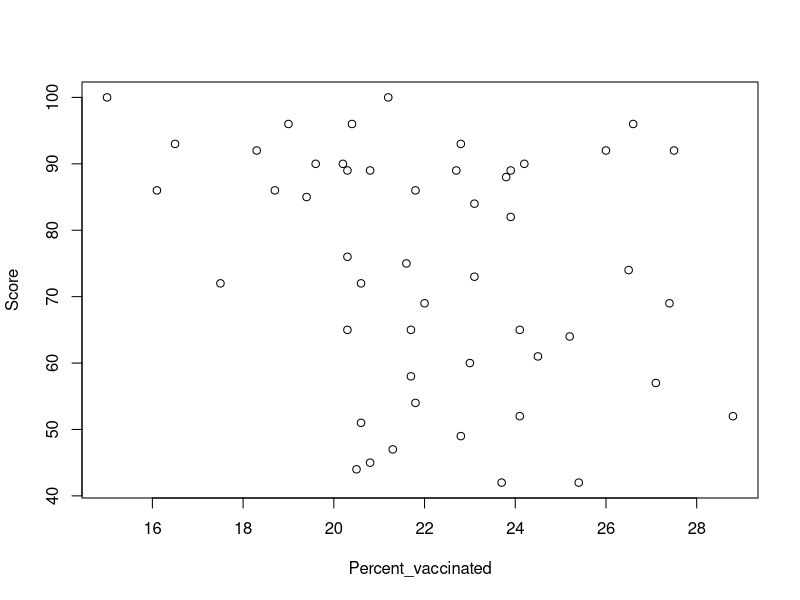
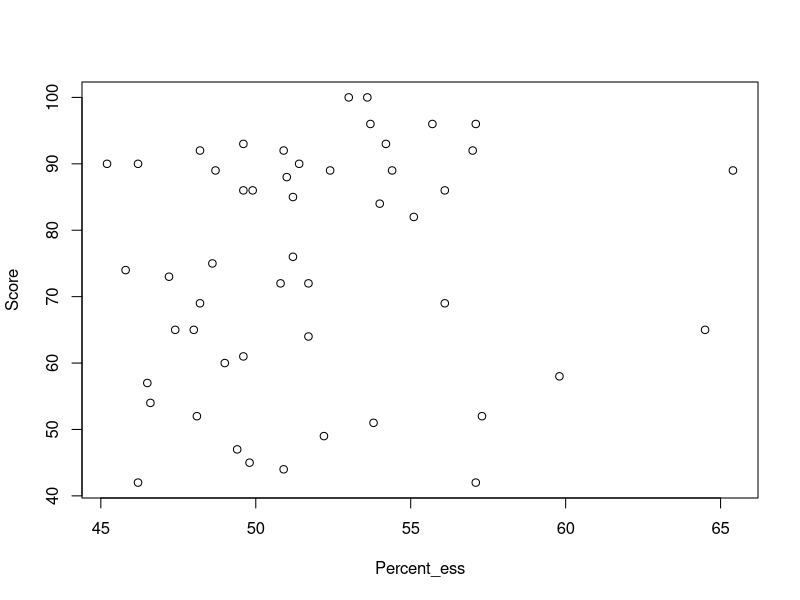
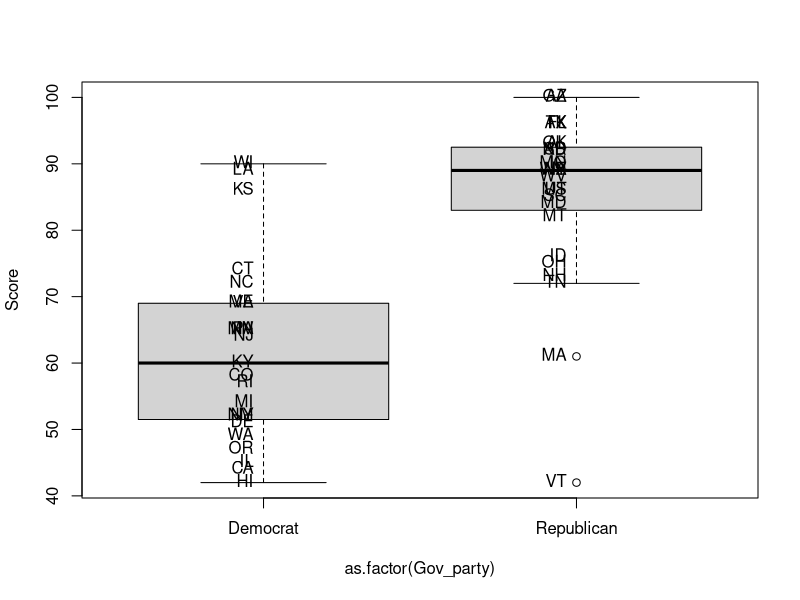

The R source for these figures, in order:
## ---- chunk 1
library("foreign")    # to import stata data files
library("AER")        # contains ivreg command
## ---- chunk 2
reopening_data <- read.csv("reopening_data.csv") # 4/7/21
# daily_travel <- read.csv("Trips_by_Distance.csv") # 4/5/21
cdc_vaccine <- read.csv("covid19_vaccinations_in_the_united_states.csv") # 4/10/21
party <- read.csv("state_political_parties.csv") # 2021
essential <- read.csv("essential industries.csv")

# Cleaning
colnames(reopening_data)[1] <- "State"
colnames(cdc_vaccine)[1] <- "State"
cdc_vaccine[cdc_vaccine$State=="New York State","State"] <- "New York";
colnames(party)[1] <- "State"
## ---- chunk 3
reopening_data <- reopening_data[order(reopening_data$State),]
df <- data.frame(State = reopening_data$State, Score = reopening_data$Score)
vaccine_states <- subset(cdc_vaccine,
                         State %in% c("Alabama", "Alaska", "Arizona", "Arkansas", 
                                      "California", "Colorado", "Connecticut", "Delaware",
                                      "Florida", "Georgia", "Hawaii", "Idaho", "Illinois",
                                      "Indiana", "Iowa", "Kansas", "Kentucky", 
                                      "Louisiana", "Maine", "Maryland", "Massachusetts", 
                                      "Michigan", "Minnesota", "Mississippi", "Missouri", 
                                      "Montana", "Nebraska", "Nevada", "New Hampshire", 
                                      "New Jersey", "New Mexico", "New York", 
                                      "North Carolina", "North Dakota", "Ohio", 
                                      "Oklahoma", "Oregon", "Pennsylvania",
                                      "Rhode Island", "South Carolina", "South Dakota", 
                                      "Tennessee", "Texas", "Utah", "Vermont", "Virginia",
                                      "Washington", "West Virginia", "Wisconsin", 
                                      "Wyoming"))
vaccine_states <- vaccine_states[order(vaccine_states$State),]
df$Percent_vaccinated <- 
  vaccine_states$Percent.of.Total.Pop.Fully.Vaccinated.by.State.of.Residence 
df <- cbind(State_abbrev = 
              c("AL", "AK", "AZ", "AR", "CA", "CO", "CT", "DE", "FL", "GA", "HI", "ID", 
                "IL", "IN", "IA", "KS", "KY", "LA", "ME", "MD", "MA", "MI", "MN", "MS", 
                "MO", "MT", "NE", "NV", "NH", "NJ", "NM", "NY", "NC", "ND", "OH", "OK", 
                "OR", "PA", "RI", "SC", "SD", "TN", "TX", "UT", "VT", "VA", "WA", "WV", 
                "WI", "WY"), df)

party_states <- subset(party, State != "United States" & 
                         State != "District of Columbia")
df$Gov_party = as.factor(party_states$Governor.Political.Affiliation)

essential_states <- subset(essential, State != "U.S. total[1]" & 
                           State != "District of Columbia" & 
                           State != "Puerto Rico" &
                           State != "U.S. Virgin Islands")
# colnames(essential_states) <- essential_states[1,]
# colnames(essential_states)[1] <- "States"
essential_states <- essential_states[-c(1),]
df$Percent_ess = essential_states$X.2
## ---- chunk 4
# Score vs Percent_vaccinated
plot(Score ~ Percent_vaccinated, data = df)
df <- transform(df, Percent_vaccinated = as.numeric(Percent_vaccinated))

# Score vs Percent_ess
df <- transform(df, Percent_ess = as.numeric(Percent_ess)) #typeof(df$Percent_ess[1])
plot(Score ~ Percent_ess, data = df)

# Score vs. Gov_party
plot(Score ~ as.factor(Gov_party), data = df)
text(Score ~ as.factor(Gov_party), data = df, labels = State_abbrev, pos = 2)
## ---- chunk 5
fm <- lm(Score ~ as.factor(Gov_party) + Percent_ess + Percent_vaccinated, data = df)
coeftest(fm, vcov = vcovHC(fm, type = "HC1"), df = Inf)
## ---- chunk 6
fm2 <- lm(Score ~ 1, data = df)
waldtest(fm2, fm, test = "Chisq", vcov = vcovHC(fm, type = "HC1"))
## ---- chunk 7
# Percent vaccinted
fm <- lm(Score ~ Percent_vaccinated, data = df)
coeftest(fm, vcov = vcovHC(fm, type = "HC1"), df = Inf)

# Essential industries
fm <- lm(Score ~ Percent_ess, data = df)
coeftest(fm, vcov = vcovHC(fm, type = "HC1"), df = Inf)

# Political party
fm <- lm(Score ~ as.factor(Gov_party), data = df)
coeftest(fm, vcov = vcovHC(fm, type = "HC1"), df = Inf)
